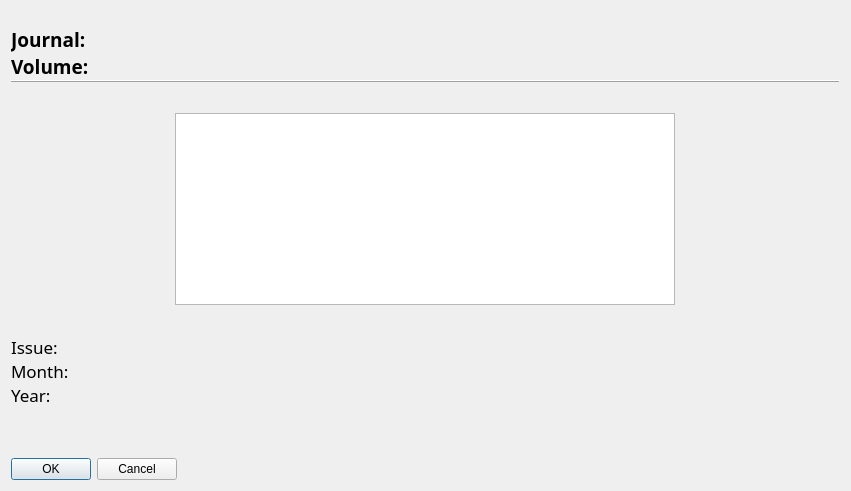
<?xml version="1.0" encoding="UTF-8"?>
<ui version="4.0">
 <class>viewJournal</class>
 <widget class="QDialog" name="viewJournal">
  <property name="geometry">
   <rect>
    <x>0</x>
    <y>0</y>
    <width>851</width>
    <height>491</height>
   </rect>
  </property>
  <property name="windowTitle">
   <string>Dialog</string>
  </property>
  <layout class="QGridLayout" name="gridLayout">
   <item row="0" column="0">
    <layout class="QGridLayout" name="gridLayout_2">
     <property name="verticalSpacing">
      <number>30</number>
     </property>
     <item row="0" column="1">
      <layout class="QVBoxLayout" name="vLayout">
       <property name="spacing">
        <number>0</number>
       </property>
       <property name="sizeConstraint">
        <enum>QLayout::SetMinimumSize</enum>
       </property>
       <property name="topMargin">
        <number>15</number>
       </property>
       <item>
        <widget class="QLabel" name="journalLabel">
         <property name="font">
          <font>
           <family>Trebuchet MS</family>
           <pointsize>14</pointsize>
           <weight>75</weight>
           <bold>true</bold>
          </font>
         </property>
         <property name="text">
          <string>Journal: </string>
         </property>
        </widget>
       </item>
       <item>
        <widget class="QLabel" name="volumeLabel">
         <property name="font">
          <font>
           <family>Trebuchet MS</family>
           <pointsize>14</pointsize>
           <weight>75</weight>
           <bold>true</bold>
          </font>
         </property>
         <property name="text">
          <string>Volume:</string>
         </property>
         <property name="margin">
          <number>1</number>
         </property>
        </widget>
       </item>
       <item>
        <widget class="Line" name="line">
         <property name="frameShadow">
          <enum>QFrame::Raised</enum>
         </property>
         <property name="orientation">
          <enum>Qt::Horizontal</enum>
         </property>
        </widget>
       </item>
      </layout>
     </item>
     <item row="1" column="1" alignment="Qt::AlignHCenter|Qt::AlignTop">
      <widget class="QTableView" name="issueTable">
       <property name="minimumSize">
        <size>
         <width>500</width>
         <height>0</height>
        </size>
       </property>
       <property name="maximumSize">
        <size>
         <width>800</width>
         <height>250</height>
        </size>
       </property>
      </widget>
     </item>
     <item row="2" column="1">
      <layout class="QVBoxLayout" name="vLayout2">
       <item>
        <widget class="QLabel" name="issueLabel">
         <property name="font">
          <font>
           <family>Trebuchet MS</family>
           <pointsize>13</pointsize>
          </font>
         </property>
         <property name="text">
          <string>Issue:</string>
         </property>
         <property name="margin">
          <number>1</number>
         </property>
        </widget>
       </item>
       <item>
        <widget class="QLabel" name="monthLabel">
         <property name="font">
          <font>
           <family>Trebuchet MS</family>
           <pointsize>13</pointsize>
          </font>
         </property>
         <property name="text">
          <string>Month: </string>
         </property>
         <property name="margin">
          <number>1</number>
         </property>
        </widget>
       </item>
       <item>
        <widget class="QLabel" name="yearLabel">
         <property name="font">
          <font>
           <family>Trebuchet MS</family>
           <pointsize>13</pointsize>
          </font>
         </property>
         <property name="text">
          <string>Year: </string>
         </property>
         <property name="margin">
          <number>1</number>
         </property>
        </widget>
       </item>
       <item>
        <spacer name="verticalSpacer">
         <property name="orientation">
          <enum>Qt::Vertical</enum>
         </property>
         <property name="sizeHint" stdset="0">
          <size>
           <width>20</width>
           <height>40</height>
          </size>
         </property>
        </spacer>
       </item>
      </layout>
     </item>
    </layout>
   </item>
   <item row="1" column="0">
    <layout class="QHBoxLayout" name="horizontalLayout">
     <property name="spacing">
      <number>1</number>
     </property>
     <property name="sizeConstraint">
      <enum>QLayout::SetMinAndMaxSize</enum>
     </property>
     <item alignment="Qt::AlignLeft">
      <widget class="QDialogButtonBox" name="buttonBox">
       <property name="sizePolicy">
        <sizepolicy hsizetype="Expanding" vsizetype="Fixed">
         <horstretch>0</horstretch>
         <verstretch>0</verstretch>
        </sizepolicy>
       </property>
       <property name="minimumSize">
        <size>
         <width>100</width>
         <height>0</height>
        </size>
       </property>
       <property name="orientation">
        <enum>Qt::Horizontal</enum>
       </property>
       <property name="standardButtons">
        <set>QDialogButtonBox::Cancel|QDialogButtonBox::Ok</set>
       </property>
      </widget>
     </item>
    </layout>
   </item>
  </layout>
 </widget>
 <resources/>
 <connections>
  <connection>
   <sender>buttonBox</sender>
   <signal>accepted()</signal>
   <receiver>viewJournal</receiver>
   <slot>accept()</slot>
   <hints>
    <hint type="sourcelabel">
     <x>185</x>
     <y>629</y>
    </hint>
    <hint type="destinationlabel">
     <x>157</x>
     <y>274</y>
    </hint>
   </hints>
  </connection>
  <connection>
   <sender>buttonBox</sender>
   <signal>rejected()</signal>
   <receiver>viewJournal</receiver>
   <slot>reject()</slot>
   <hints>
    <hint type="sourcelabel">
     <x>185</x>
     <y>629</y>
    </hint>
    <hint type="destinationlabel">
     <x>286</x>
     <y>274</y>
    </hint>
   </hints>
  </connection>
 </connections>
</ui>
